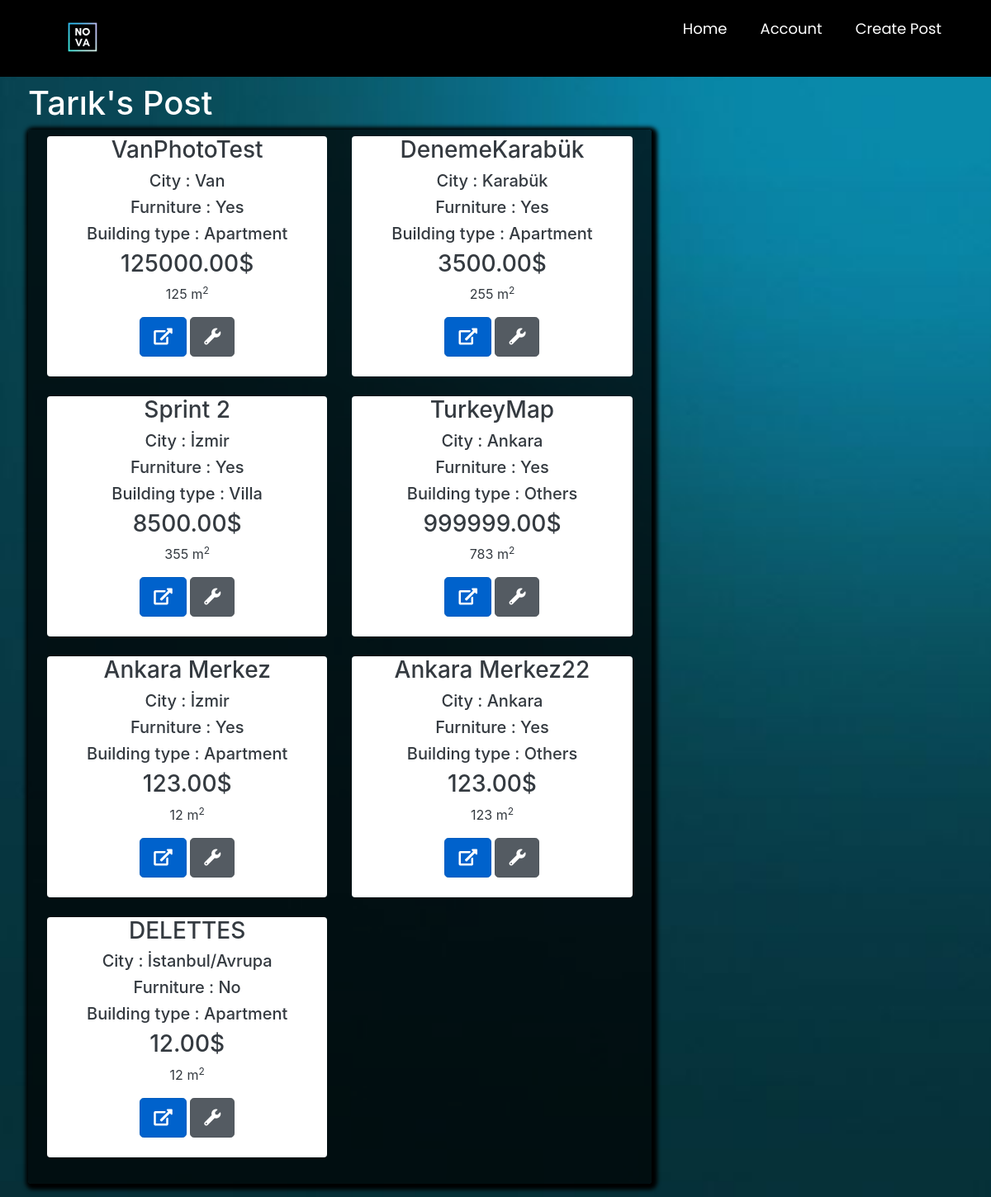
Before: /listaddedposts/ (signed in) with the older database file.
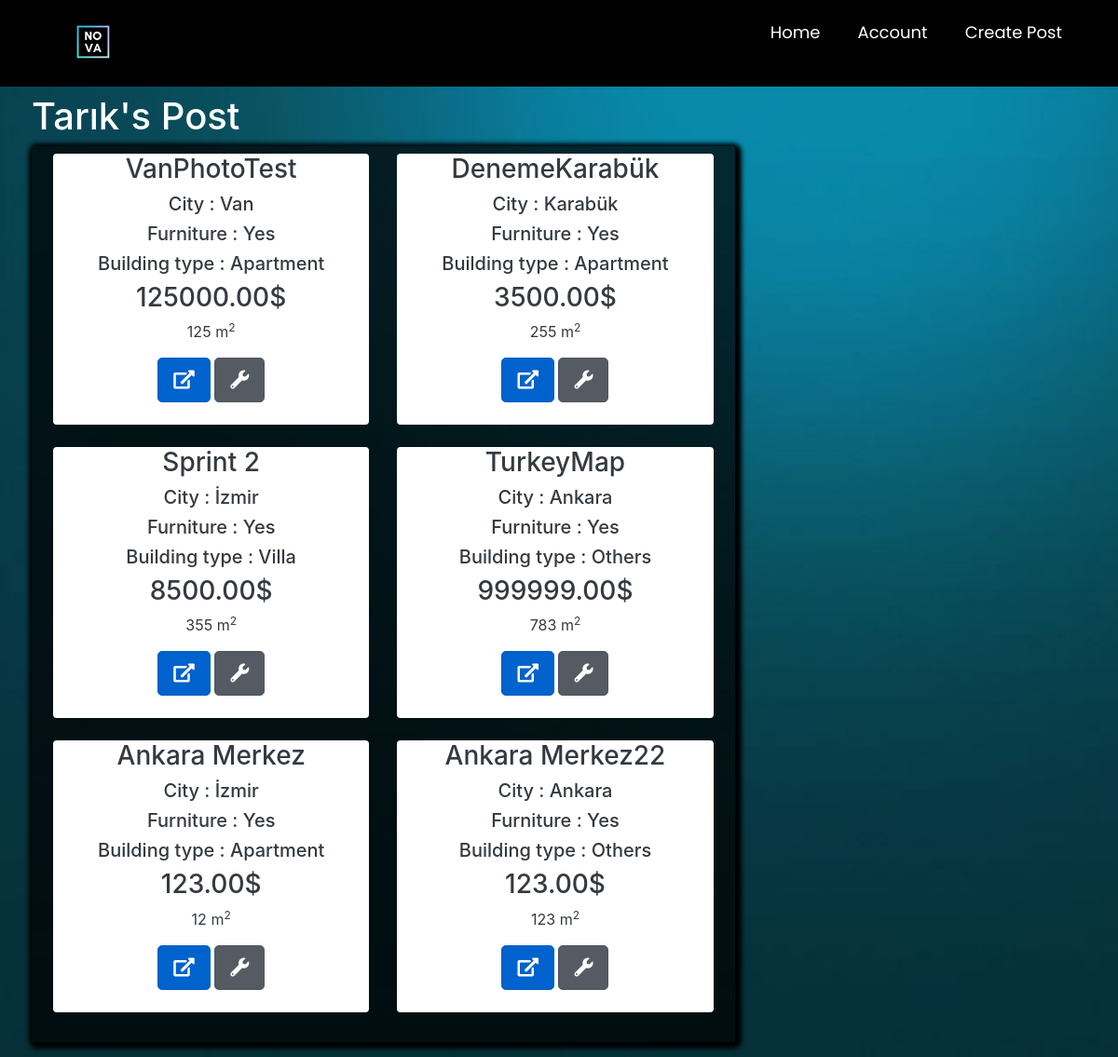
After: the same page with the newer database file.
### main/models.py (models this page shows, shortened)
class Post(models.Model):
    ouruser = models.ForeignKey(ourUser, null=True, on_delete=models.CASCADE)
    post_title = models.CharField(max_length=255,null=True)
    post_description = models.TextField()
    price = models.DecimalField(decimal_places=2 , max_digits=12)
    location = models.CharField(max_length=255,null=True,choices=city)
    postType = models.CharField(choices=RorS , max_length=50, null=True , default='For Sale')
    floor = models.DecimalField(decimal_places=0 , max_digits=3 ,null=True)
    building_age = models.DecimalField(decimal_places=0, max_digits=2 , null=True)
    area = models.DecimalField(decimal_places=0,max_digits=4 ,null=True)
    isFurniture = models.CharField(choices=Furniture ,null=True,max_length=50,default="No")
    building_type = models.CharField(choices=b_types ,null=True ,max_length=50)
    room = models.DecimalField(decimal_places=0 , max_digits=3 ,null=True)

### main/views.py (the view)
# urls.py: path('listaddedposts/',views.listaddedposts, name="listaddedposts" ),
@login_required
def listaddedposts(request):
    fuser = ourUser.objects.get(user_id=request.user.id)
    posts = Post.objects.all().filter(ouruser=fuser)
    mydict  =  { 'posts':posts , 'fuser':fuser}
    return render(request, 'main/listaddedposts.html',context = mydict)

### main/templates/main/listaddedposts.html (shortened to what this page needs)
{% extends 'main/mainpage.html' %}
{% load static %}
{% block content %}
<head>
    <link href="//maxcdn.bootstrapcdn.com/bootstrap/4.1.1/css/bootstrap.min.css" rel="stylesheet" id="bootstrap-css">
    <link rel="stylesheet" href="https://stackpath.bootstrapcdn.com/bootstrap/4.1.3/css/bootstrap.min.css"
>
    <link rel="stylesheet" href="https://use.fontawesome.com/releases/v5.3.1/css/all.css"
>
</head>
<div class="container p-1 my-1 text-white rounded">
    <h1>{{fuser.first_name}}'s Post</h1>
<div class="col-md-8 rounded" style=" box-shadow: 2px 2px 5px 5px #000000;background-color: rgba(0,0,0,0.7)">
            <div class="row p-2 my-2">
                {% if posts %}
                {% for i in posts %}
                <div class="col-md-6 ">
                    <div class="container-fluid bg-white rounded text-dark" style="text-align:center;">
                        <h3>{{ i.post_title }}</h3>
                        <h5>City : {{ i.location }}</h5>
                        <h5>Furniture : {{ i.isFurniture }}</h5>
                        <h5>Building type : {{ i.building_type }}</h5>
                        <h3>{{ i.price }}$</h3>
                        <p class="descroption">{{i.area}} m<sup>2</sup></p>
                        <a href="{% url 'product_details' i.id %}" class="btn btn-primary btn-lg active" role="button"
                           aria-pressed="true"><i class="fas fa-external-link-alt"></i></a>
                         <a href="{% url 'editpost' i.id %}" class="btn btn-secondary btn-lg active" role="button"
                           aria-pressed="true"><i class="fas fa-wrench"></i></i></a>
                        <br><br>
                    </div>
                    <br>
                </div>
                {% endfor %}
                 {%else%}
                <h3>You dont have any post yet</h3>
                <h2>If you want to post <a href="{% url 'createpost' %}">click here</a></h2>
                {% endif %}
            </div>
        </div>
</div>
{% endblock %}

Changed rows visible on the page:
removed Post: post_title "DELETTES", location "İstanbul/Avrupa", isFurniture "No", building_type "Apartment", price "12.00", area "12"
